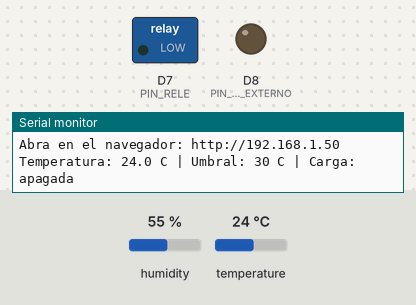
This sketch was run on a simulated Arduino Uno R4 WiFi. Shown: switched loads named in the sketch (green lamp = pin HIGH), output pins drawn as LEDs (lit = HIGH), the last lines printed to the serial monitor. The test bench sets the inputs (shaded band); at power-on: temperature 24 °C, humidity 55 %. WiFi joins after 1.5 s; servers stay silent unless stated.

Above: at 9.2 s.
9.3 s: temperature set to 29 °C
13.2 s: temperature set to 32 °C
At 16.7 s:
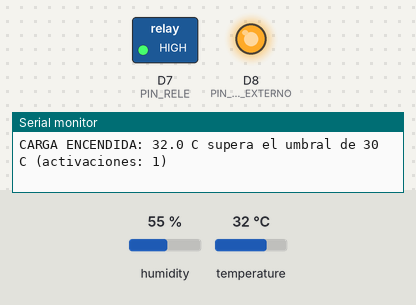
Timing chart, 0 to 18.2 s (numbered marks = the images above; inputs shaded):
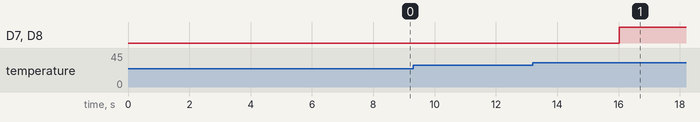

Measured:
- the behaviour switches between 30 and 31 °C on temperature (found by bisection; images 0 and 1)
- after the input at 13.2 s, D7 (PIN_RELE), D8 (PIN_LED_EXTERNO): LOW → HIGH after 2.8 s

The sketch:

Ejercicio26_Termostato_Web.ino
```cpp
/*
  ============================================================================
  EJERCICIO 26: TERMOSTATO IoT CON UMBRAL CONFIGURABLE DESDE EL NAVEGADOR
  Curso Arduino IoT y Domotica - Universidad Americana (UAM)
  ============================================================================

  PLACA:        Arduino UNO R4 WiFi
  COMPONENTES:  - Sensor DHT11 (modulo de 3 pines: S, V, G)
                - Modulo rele Keyestudio de 5 V (marcas S, V, G)
                - LED con resistencia de 1 kohmio
  BIBLIOTECAS:  "DHT sensor library" (Adafruit; pide tambien "Adafruit Unified
                Sensor": acepte). La biblioteca WiFiS3 ya viene con la placa.
  ARCHIVOS:     Este programa necesita el archivo "arduino_secrets.h" en la
                misma carpeta (nombre y clave de la red WiFi).

  CONEXIONES:   DHT11   S -> D2   V -> 5V   G -> GND
                Rele    S -> D7   V -> 5V   G -> GND
                        (solo carga de BAJA TENSION en COM y NO)
                LED     D8 -> resistencia 1 kohm -> anodo (pata larga)
                        catodo (pata corta) -> GND

  QUE HACE:     - Mide la temperatura cada 2 s.
                - La carga (rele + LED) se ENCIENDE cuando la temperatura
                  SUPERA el umbral y se APAGA cuando baja 1 grado por debajo
                  del umbral (histeresis). Ejemplo con umbral 30 C: enciende
                  al llegar a 31 C y apaga a 29 C o menos.
                - Crea un servidor web: la pagina muestra la temperatura, el
                  umbral, el estado de la carga y cuantas veces se activo
                  desde el arranque.
                - La pagina tiene un cuadro para escribir un umbral nuevo.
                  Al enviarlo, el navegador pide:  /umbral?valor=32
                  La placa comprueba que sea un numero entero entre 20 y 40.
                  Si no lo es, no cambia nada y la pagina explica el error.
                - Si el DHT11 falla, la carga se APAGA (estado seguro).
                - El termostato sigue funcionando aunque se caiga la red WiFi.

  RUTAS:        /                  -> pagina principal
                /umbral?valor=NN   -> cambia el umbral (20 a 40)
                cualquier otra     -> 404

  SEGURIDAD:    Todo funciona en la red local, sin Internet. Cualquier equipo
                de esa red puede abrir la pagina y cambiar el umbral: NO pide
                usuario ni clave. El umbral NO se guarda: al reiniciar la
                placa vuelve a 30 C. Use solo cargas de baja tension.

  MONITOR SERIAL: 9600 baudios.
  ============================================================================
*/

// ============================================================================
// 1. BIBLIOTECAS Y DATOS DE LA RED
// ============================================================================

#include <WiFiS3.h>
#include <DHT.h>
#include "arduino_secrets.h"

char ssid[] = SECRET_SSID;
char pass[] = SECRET_PASS;

// ============================================================================
// 2. PINES Y CONSTANTES
// ============================================================================

const int PIN_DHT = 2;               // DHT11: terminal S.
const int PIN_RELE = 7;              // Modulo rele: terminal S.
const int PIN_LED_EXTERNO = 8;       // LED externo con resistencia de 1 kohm.

// Nivel que ENCIENDE el rele. El modulo Keyestudio se activa con HIGH;
// si su modulo se activa con LOW, cambie estos dos valores entre si.
const int NIVEL_RELE_ENCENDIDO = HIGH;
const int NIVEL_RELE_APAGADO   = LOW;

// ---- Umbral ----
const int UMBRAL_MINIMO_C  = 20;     // Valor minimo que se acepta.
const int UMBRAL_MAXIMO_C  = 40;     // Valor maximo que se acepta.
const int UMBRAL_INICIAL_C = 30;     // Valor al arrancar.
const float HISTERESIS_C   = 1.0;    // La carga apaga a (umbral - 1).

// El DHT11 no debe leerse mas rapido que una vez por segundo.
const unsigned long INTERVALO_MEDICION_MS = 2000UL;

// ---- Red ----
const int INTENTOS_CONEXION = 5;
const unsigned long PAUSA_INTENTO_MS = 5000UL;
const unsigned long INTERVALO_REINTENTO_RED_MS = 10000UL;
const unsigned long ESPERA_CLIENTE_MS = 2000UL;
const unsigned int LARGO_MAXIMO_LINEA = 100;

// Resultados al leer un umbral nuevo de la direccion.
const int UMBRAL_OK      = 0;
const int UMBRAL_FORMATO = 1;        // No es un numero entero.
const int UMBRAL_RANGO   = 2;        // Esta fuera de 20 a 40.

// ============================================================================
// 3. OBJETOS Y VARIABLES DE ESTADO
// ============================================================================

DHT sensor(PIN_DHT, DHT11);
WiFiServer servidor(80);

int umbralC = UMBRAL_INICIAL_C;      // Umbral actual (se cambia desde la web).
float temperaturaC = 0.0;
bool lecturaValida = false;
bool cargaEncendida = false;
unsigned long activaciones = 0;      // Veces que se encendio la carga.

unsigned long ultimaMedicion = 0;
unsigned long ultimoReintentoRed = 0;
bool servidorIniciado = false;

// ============================================================================
// 4. FUNCIONES PROPIAS: TERMOSTATO
// ============================================================================

// Pone la carga (rele y LED juntos) en el estado pedido.
void aplicarCarga(bool encender) {
  digitalWrite(PIN_RELE, encender ? NIVEL_RELE_ENCENDIDO : NIVEL_RELE_APAGADO);
  digitalWrite(PIN_LED_EXTERNO, encender ? HIGH : LOW);
  cargaEncendida = encender;
}

// Decide si la carga debe estar encendida (con histeresis).
void actualizarCarga() {
  if (!lecturaValida) {
    if (cargaEncendida) {
      aplicarCarga(false);
      Serial.println("CARGA APAGADA: no hay lectura valida del DHT11 (estado seguro)");
    }
    return;
  }
  if (!cargaEncendida && temperaturaC > umbralC) {
    aplicarCarga(true);
    activaciones++;
    Serial.print("CARGA ENCENDIDA: ");
    Serial.print(temperaturaC, 1);
    Serial.print(" C supera el umbral de ");
    Serial.print(umbralC);
    Serial.print(" C (activaciones: ");
    Serial.print(activaciones);
    Serial.println(")");
  } else if (cargaEncendida && temperaturaC <= umbralC - HISTERESIS_C) {
    aplicarCarga(false);
    Serial.print("CARGA APAGADA: ");
    Serial.print(temperaturaC, 1);
    Serial.println(" C bajo del umbral menos la histeresis");
  }
}

// Mide la temperatura y actualiza la carga.
void medir() {
  float t = sensor.readTemperature();
  if (isnan(t)) {
    lecturaValida = false;
    Serial.println("Error: no se pudo leer el DHT11.");
  } else {
    lecturaValida = true;
    temperaturaC = t;
    Serial.print("Temperatura: ");
    Serial.print(temperaturaC, 1);
    Serial.print(" C | Umbral: ");
    Serial.print(umbralC);
    Serial.print(" C | Carga: ");
    Serial.println(cargaEncendida ? "ENCENDIDA" : "apagada");
  }
  actualizarCarga();
}

// ============================================================================
// 5. FUNCIONES PROPIAS: RED
// ============================================================================

void imprimirDatosRed() {
  Serial.print("Red: ");
  Serial.println(WiFi.SSID());
  Serial.print("Abra en el navegador: http://");
  Serial.println(WiFi.localIP());
}

// Conecta al arrancar (con varios intentos). Devuelve true si lo logra.
bool conectarWifi() {
  for (int intento = 1; intento <= INTENTOS_CONEXION; intento++) {
    Serial.print("Conectando a la red (intento ");
    Serial.print(intento);
    Serial.print(" de ");
    Serial.print(INTENTOS_CONEXION);
    Serial.println(")...");
    WiFi.begin(ssid, pass);
    delay(PAUSA_INTENTO_MS);
    if (WiFi.status() == WL_CONNECTED) {
      Serial.println("Conectado a la red.");
      return true;
    }
  }
  Serial.println("No se pudo conectar. El termostato sigue funcionando sin la pagina.");
  return false;
}

// Si la red se cae, pide reconectar sin detener el termostato.
void vigilarRed() {
  if (WiFi.status() == WL_CONNECTED) {
    if (!servidorIniciado) {
      servidor.begin();
      servidorIniciado = true;
      imprimirDatosRed();
    }
    return;
  }
  if (millis() - ultimoReintentoRed >= INTERVALO_REINTENTO_RED_MS) {
    ultimoReintentoRed = millis();
    Serial.println("Sin red: pidiendo reconectar...");
    servidorIniciado = false;
    WiFi.begin(ssid, pass);
  }
}

// ============================================================================
// 6. FUNCIONES PROPIAS: PETICIONES WEB
// ============================================================================

// Extrae la ruta completa (con su parte "?...") de "GET /ruta HTTP/1.1".
String extraerRuta(const String& linea) {
  if (!linea.startsWith("GET ")) {
    return "";
  }
  int inicio = 4;
  int fin = linea.indexOf(' ', inicio);
  if (fin < 0) {
    fin = linea.length();
  }
  return linea.substring(inicio, fin);
}

// Lee el valor de "valor=NN" y comprueba que sea un entero de 20 a 40.
// Solo cambia "nuevo" si todo es correcto. Devuelve UMBRAL_OK, FORMATO o RANGO.
int leerUmbral(const String& consulta, int& nuevo) {
  if (!consulta.startsWith("valor=")) {
    return UMBRAL_FORMATO;
  }
  String texto = consulta.substring(6);
  if (texto.length() == 0 || texto.length() > 3) {
    return UMBRAL_FORMATO;
  }
  for (unsigned int i = 0; i < texto.length(); i++) {
    if (texto[i] < '0' || texto[i] > '9') {
      return UMBRAL_FORMATO;           // Solo se aceptan digitos.
    }
  }
  int valor = texto.toInt();
  if (valor < UMBRAL_MINIMO_C || valor > UMBRAL_MAXIMO_C) {
    return UMBRAL_RANGO;
  }
  nuevo = valor;
  return UMBRAL_OK;
}

// Envia la pagina. "mensaje" va en un recuadro (vacio = no se muestra).
void enviarPagina(WiFiClient& cliente, int codigo, const String& mensaje) {
  if (codigo == 400) {
    cliente.println("HTTP/1.1 400 Bad Request");
  } else {
    cliente.println("HTTP/1.1 200 OK");
  }
  cliente.println("Content-Type: text/html; charset=UTF-8");
  cliente.println("Connection: close");
  cliente.println();
  cliente.println("<!DOCTYPE html><html lang=\"es\"><head>");
  cliente.println("<meta charset=\"UTF-8\">");
  cliente.println("<meta name=\"viewport\" content=\"width=device-width, initial-scale=1\">");
  if (codigo == 200) {
    cliente.println("<meta http-equiv=\"refresh\" content=\"10;url=/\">");
  }
  cliente.println("<title>Termostato - UAM</title>");
  cliente.println("<style>");
  cliente.println("body{font-family:Arial,sans-serif;text-align:center;margin:0;padding:24px;color:#3A3D40}");
  cliente.println("h1{color:#00606A;font-size:24px}");
  cliente.println(".temp{font-size:56px;font-weight:bold;color:#007A86;margin:8px 0}");
  cliente.println(".estado{display:inline-block;padding:12px 24px;border-radius:12px;");
  cliente.println("font-size:20px;font-weight:bold;color:#fff}");
  cliente.println(".on{background:#009CAA}.off{background:#7F8184}");
  cliente.println("form{margin:20px 0}");
  cliente.println("input{font-size:22px;width:90px;padding:8px;text-align:center}");
  cliente.println("button{font-size:20px;padding:10px 20px;border:0;border-radius:10px;");
  cliente.println("background:#007A86;color:#fff;font-weight:bold}");
  cliente.println(".aviso{margin:16px auto;max-width:360px;padding:12px;border-radius:10px;");
  cliente.println("background:#FDECEC;color:#8B1A1A;font-weight:bold}");
  cliente.println("p{font-size:14px;color:#7F8184}");
  cliente.println("</style></head><body>");
  cliente.println("<h1>Termostato IoT</h1>");
  if (lecturaValida) {
    cliente.print("<div class=\"temp\">");
    cliente.print(temperaturaC, 1);
    cliente.println(" &deg;C</div>");
  } else {
    cliente.println("<div class=\"temp\">-- &deg;C</div>");
    cliente.println("<p>Sin lectura del sensor: la carga se mantiene apagada.</p>");
  }
  if (cargaEncendida) {
    cliente.println("<div class=\"estado on\">Carga ENCENDIDA</div>");
  } else {
    cliente.println("<div class=\"estado off\">Carga apagada</div>");
  }
  cliente.print("<p>Umbral actual: <b>");
  cliente.print(umbralC);
  cliente.println(" &deg;C</b> (enciende sobre el umbral, apaga 1 &deg;C abajo)</p>");
  cliente.print("<p>Veces que se activo la carga desde el arranque: <b>");
  cliente.print(activaciones);
  cliente.println("</b></p>");
  if (mensaje.length() > 0) {
    cliente.print("<div class=\"aviso\">");
    cliente.print(mensaje);
    cliente.println("</div>");
  }
  cliente.println("<form action=\"/umbral\" method=\"get\">");
  cliente.print("<input type=\"number\" name=\"valor\" min=\"");
  cliente.print(UMBRAL_MINIMO_C);
  cliente.print("\" max=\"");
  cliente.print(UMBRAL_MAXIMO_C);
  cliente.print("\" value=\"");
  cliente.print(umbralC);
  cliente.println("\"> &deg;C ");
  cliente.println("<button type=\"submit\">Cambiar umbral</button></form>");
  cliente.print("<p>Valores permitidos: de ");
  cliente.print(UMBRAL_MINIMO_C);
  cliente.print(" a ");
  cliente.print(UMBRAL_MAXIMO_C);
  cliente.println(" &deg;C, enteros.</p>");
  cliente.println("<p>Red local sin Internet. Cualquier equipo de esta red puede cambiar el umbral.</p>");
  cliente.println("</body></html>");
}

// Responde "vuelva a la pagina principal" (codigo 303).
void enviarRedireccion(WiFiClient& cliente) {
  cliente.println("HTTP/1.1 303 See Other");
  cliente.println("Location: /");
  cliente.println("Connection: close");
  cliente.println();
}

// Responde que la ruta pedida no existe (codigo 404).
void enviarNoEncontrada(WiFiClient& cliente) {
  cliente.println("HTTP/1.1 404 Not Found");
  cliente.println("Content-Type: text/plain");
  cliente.println("Connection: close");
  cliente.println();
  cliente.println("Ruta no encontrada");
}

// Atiende a un cliente: lee la peticion, decide y responde.
void atenderCliente(WiFiClient& cliente) {
  String primeraLinea = "";
  String lineaActual = "";
  unsigned long inicio = millis();

  while (cliente.connected() && (millis() - inicio) < ESPERA_CLIENTE_MS) {
    if (!cliente.available()) {
      continue;
    }
    char c = cliente.read();
    if (c == '\n') {
      if (primeraLinea.length() == 0) {
        primeraLinea = lineaActual;
      }
      if (lineaActual.length() == 0) {
        break;
      }
      lineaActual = "";
    } else if (c != '\r' && lineaActual.length() < LARGO_MAXIMO_LINEA) {
      lineaActual += c;
    }
  }

  String ruta = extraerRuta(primeraLinea);
  Serial.print("Peticion: ");
  Serial.println(primeraLinea);

  // Separa la ruta de la consulta: "/umbral?valor=32" -> "/umbral" y "valor=32".
  String camino = ruta;
  String consulta = "";
  int signo = ruta.indexOf('?');
  if (signo >= 0) {
    camino = ruta.substring(0, signo);
    consulta = ruta.substring(signo + 1);
  }

  if (camino == "/") {
    enviarPagina(cliente, 200, "");
  } else if (camino == "/umbral") {
    int nuevo = umbralC;
    int resultado = leerUmbral(consulta, nuevo);
    if (resultado == UMBRAL_OK) {
      umbralC = nuevo;
      Serial.print("Umbral cambiado a ");
      Serial.print(umbralC);
      Serial.println(" C");
      actualizarCarga();             // Se revisa de inmediato con el umbral nuevo.
      enviarRedireccion(cliente);
    } else if (resultado == UMBRAL_RANGO) {
      Serial.println("Umbral rechazado: fuera de rango.");
      enviarPagina(cliente, 400, "Umbral NO cambiado: debe estar entre 20 y 40 &deg;C.");
    } else {
      Serial.println("Umbral rechazado: no es un numero entero.");
      enviarPagina(cliente, 400, "Umbral NO cambiado: escriba un numero entero, por ejemplo 32.");
    }
  } else {
    enviarNoEncontrada(cliente);
  }

  delay(1);
  cliente.stop();
}

// ============================================================================
// 7. SETUP
// ============================================================================

void setup() {
  Serial.begin(9600);

  pinMode(PIN_RELE, OUTPUT);
  pinMode(PIN_LED_EXTERNO, OUTPUT);
  aplicarCarga(false);               // La carga arranca apagada.
  sensor.begin();

  delay(1500);
  Serial.println("TERMOSTATO IoT CON UMBRAL DESDE EL NAVEGADOR - ARDUINO UNO R4 WIFI");
  Serial.println("------------------------------------------------------------------");

  if (WiFi.status() == WL_NO_MODULE) {
    Serial.println("No se detecta el modulo WiFi. Revise la placa seleccionada.");
    while (true) {
      // Sin modulo WiFi no hay nada mas que hacer.
    }
  }

  if (conectarWifi()) {
    servidor.begin();
    servidorIniciado = true;
    imprimirDatosRed();
  }
  ultimoReintentoRed = millis();
  ultimaMedicion = millis() - INTERVALO_MEDICION_MS;   // Primera medicion ya.
}

// ============================================================================
// 8. LOOP
// ============================================================================

void loop() {
  // El termostato se atiende primero: no depende de la red.
  if (millis() - ultimaMedicion >= INTERVALO_MEDICION_MS) {
    ultimaMedicion = millis();
    medir();
  }

  vigilarRed();

  if (servidorIniciado) {
    WiFiClient cliente = servidor.available();
    if (cliente) {
      atenderCliente(cliente);
    }
  }
}
```

arduino_secrets.h
```cpp
// ============================================================================
// arduino_secrets.h - DATOS DE LA RED WIFI (NO SE COMPARTE)
// ----------------------------------------------------------------------------
// Escriba aqui el nombre y la clave de la red del aula (red de 2,4 GHz).
// Este archivo debe estar en la MISMA carpeta que el programa .ino.
// No suba este archivo a repositorios publicos ni lo envie por correo con
// la clave real: guarde una copia con datos de ejemplo.
// ============================================================================
#define SECRET_SSID "NOMBRE_DE_LA_RED"
#define SECRET_PASS "CLAVE_DE_LA_RED"
```
